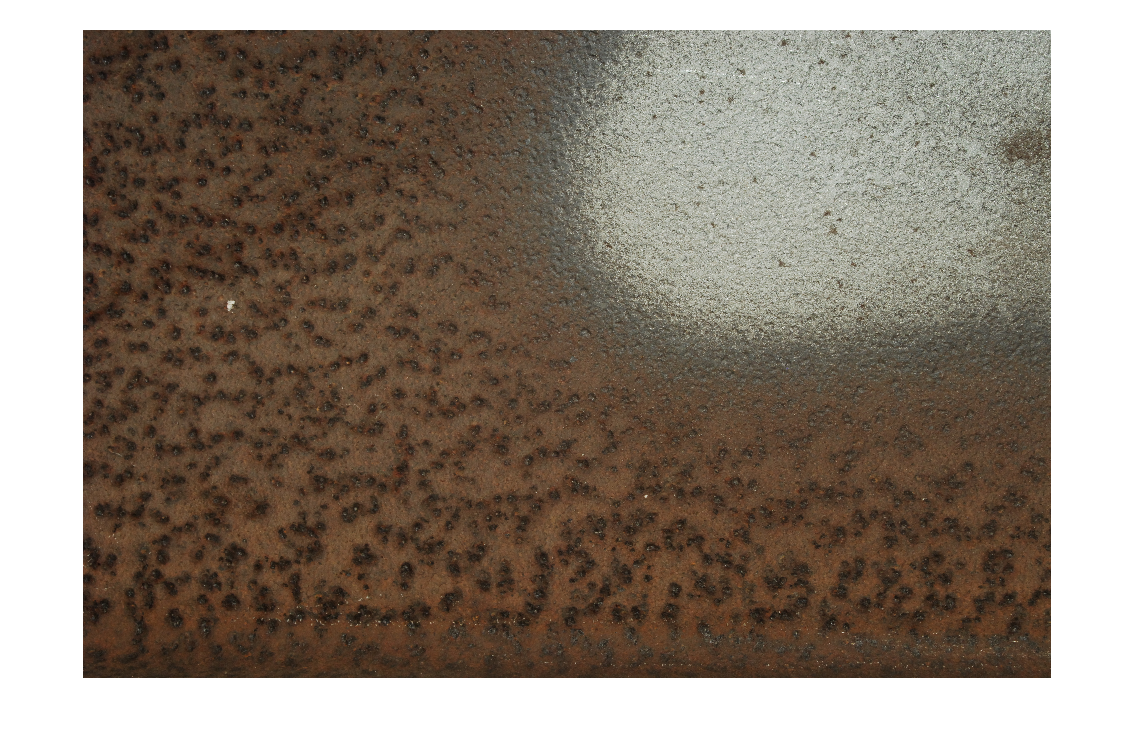
%> input picture matlabCode/FindRust-Andrew/untitled.png, 1133 x 734 px
$ octave --eval "imag_prac_MAIN;"   (GNU Octave 9; MATLAB toolbox functions it lacks are replaced by stand-ins)
%> lines starting %> are read from the running program, lines starting %| are printed output that depends on the picture; in (x1, y1, x2, y2) boxes, pixels count from 0 and x2, y2 are one past the last pixel; in counts of white or black regions, pixels touching at a corner belong together; the program's own positions count from 1
function imag_prac_MAIN()
close all;clear all;imtool close all;

%PROG OPTIONS
options.    display_I_details=1;
options.    use_image_tool=1;
options.    show_image_breakdown=1;
options.    change_contrast=1;
    options.    save_new_contrast_file=0;

options.    perform_morphological_operation=0;
    options.    change_background=1;
        options.    save_new_background_file=0;
        options.    change_background_then_contrast=1;
            options.    save_change_background_then_contrast=0;
            options.    do_bin_representation=1;
                options.    pseudo_color_of_bin_rep=0;
                options.    bind_sections_and_plot=1;

options.    warp_object_to_3D_shape=0;
options.    select_region=0;
options.    dofunnycolorstuff=0;
options.    rotation=0;
options.    crop=0;
options.    transform=0;


%Choose picture file
options.     pic_choice=1;
options.    fname{1}={'untitled.png'};
% [7 lines of commented-out code are left out]


level_grey_threshhold=false;

%image read
I = imread(char(options.fname{options.pic_choice}));
%> I is the input picture: size 734x1133x3 uint8; mean R, G, B 139, 126.7, 114.3
figure;
imshow(I)
title('I');

grey_I=(I(:,:,1)+I(:,:,2)+I(:,:,3))/3;
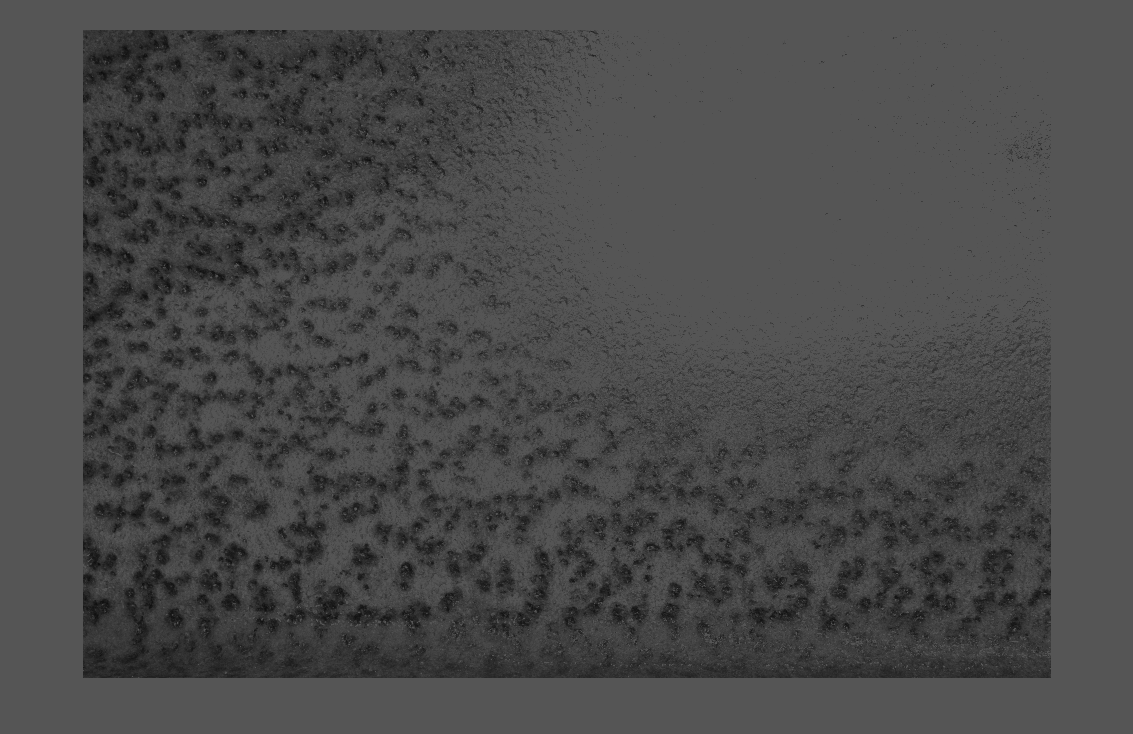
%> grey_I: size 734x1133 uint8; min 11, max 85, mean 73
figure;
imshow(grey_I);
title('grey_I');

if level_grey_threshhold
    level = graythresh(I);
    bw1=im2bw(I,level);
else
    bw1=im2bw(I);
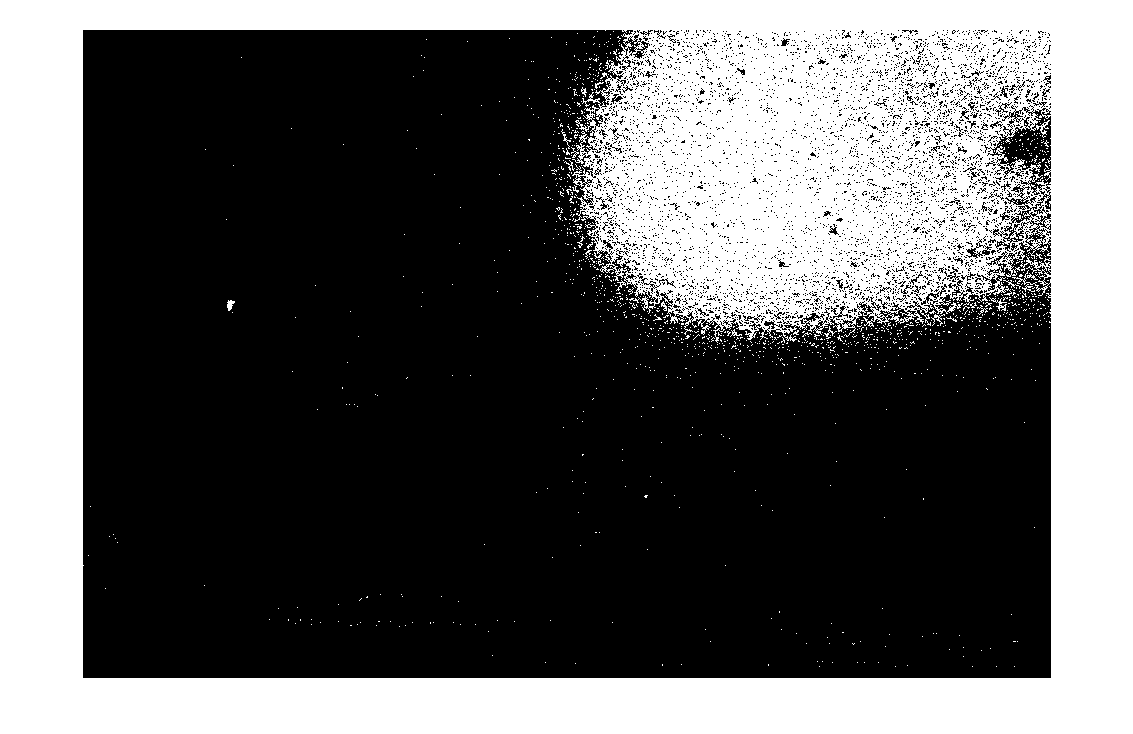
%> bw1: size 734x1133 logical; 38% white; 1374 white regions (1355 under 20 px), largest, box (x1, y1, x2, y2) and area: (0, 0, 1133, 734) 312642, (989, 297, 1007, 311) 70, (227, 300, 235, 311) 54
end
figure;
imshow(bw1);
title('bw2_aftermed');

%this value of 10 should depend upon the size of the original image
med_filter_xy=round(sqrt(size(I,1)*size(I,2)/5000));
%> med_filter_xy = 13

bw2_aftermed = medfilt2(bw1, [med_filter_xy med_filter_xy]);
%> bw2_aftermed: size 734x1133 logical; 39.1% white; 14 white regions (13 under 20 px), largest, box (x1, y1, x2, y2) and area: (0, 0, 1133, 734) 325490
figure;
imshow(bw2_aftermed);
title('bw2_aftermed');

canny_edge=edge(uint8(bw2_aftermed*255),'canny');
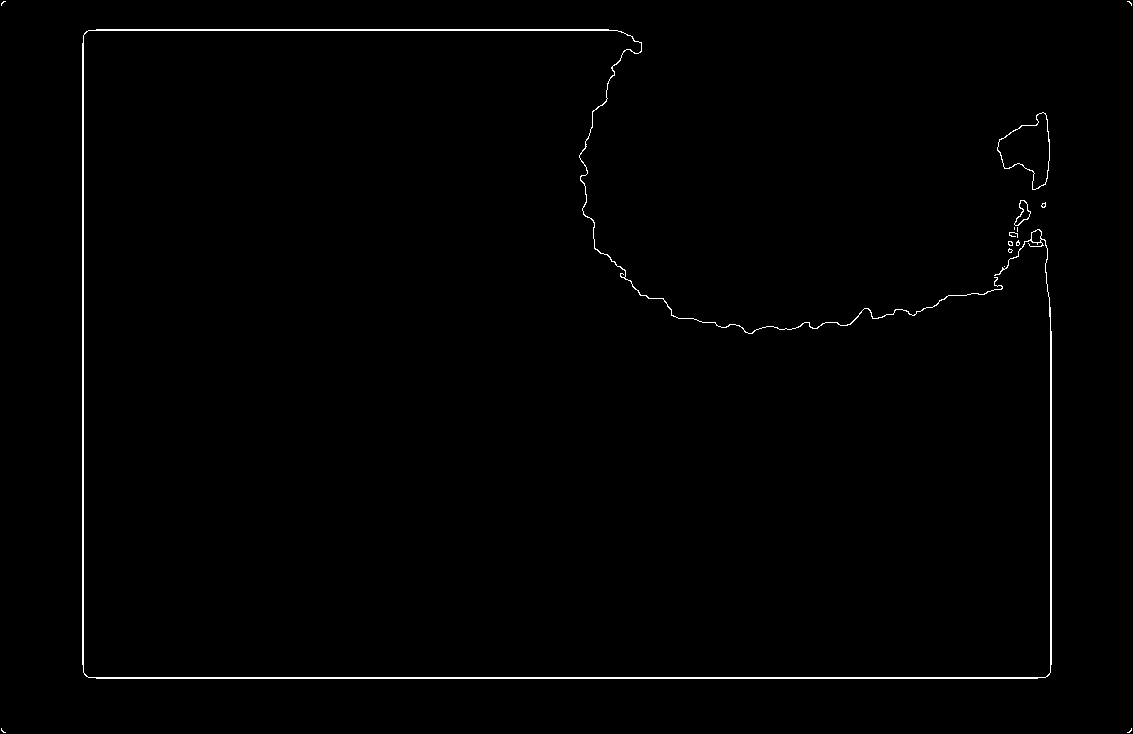
%> canny_edge: size 734x1133 logical; 0.78% white in thin lines or dots
figure;
imshow(canny_edge);
title('canny_edge');

scalling_fac=100;
canny_edge_scalled=canny_edge*scalling_fac;
%> canny_edge_scalled: size 734x1133 double; values 0 (black) and 100 (white), 0.78% white in thin lines or dots
figure;
new_grey=uint8(canny_edge_scalled)+grey_I;
imshow(new_grey);
title('new_grey');


new_I(:,:,1)=uint8(canny_edge_scalled)+I(:,:,1);
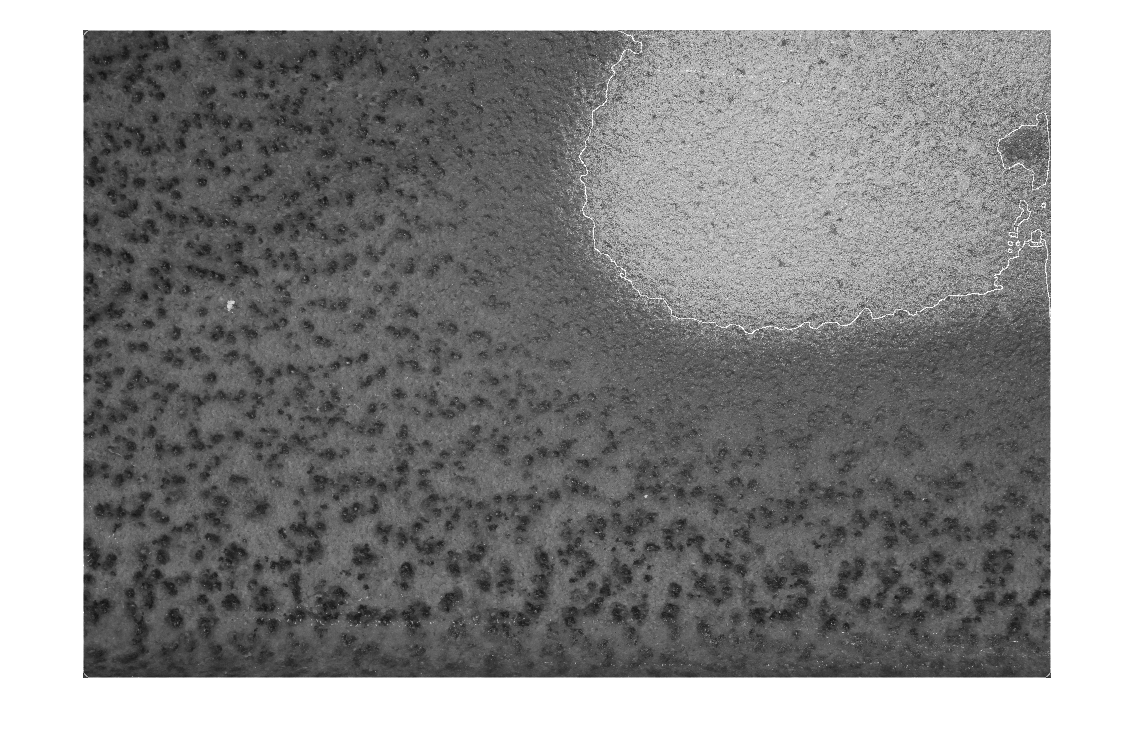
%> new_I: size 734x1133 uint8; min 16, max 255, mean 139.5
new_I(:,:,2)=uint8(canny_edge_scalled)+I(:,:,2);
new_I(:,:,3)=uint8(canny_edge_scalled)+I(:,:,3);
%> new_I: size 734x1133x3 uint8
figure;
imshow(new_I);
title('new_I');


afterwatershed = watershed(bw2_aftermed);
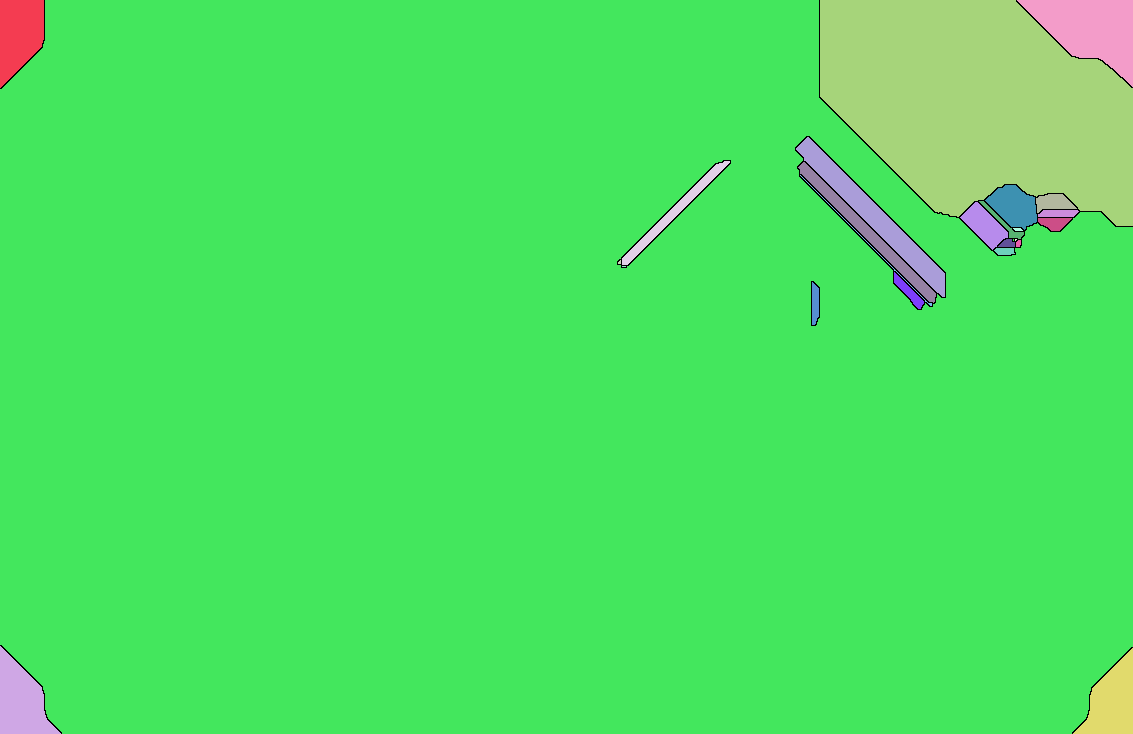
%> afterwatershed: size 734x1133 uint8; 27 distinct labels, from 0 to 26; one colour per label, 0 black
figure;
imshow(afterwatershed);
title('afterwatershed');
return;


%I is a X pixel by Y pixel of RGB colors, Bytes size is the same as the size of the file
    if options.display_I_details; display('IMAGE DETAILS'); display(whos('I')); end

%this gives and interactive interface and you can look at all the pixels etc
    if options.use_image_tool; imtool(I); end

%this will display the image and its histogram breakdown
    if options.show_image_breakdown; plot_I_details(I,'Original Figure & breakdown'); end

%the histeq function to spread the intensity values over the full range of the image
    if options.change_contrast;
        for current_array=1:size(I,3); I2(:,:,current_array) = histeq(I(:,:,current_array));end
        plot_I_details(I2,'Changed Contrast & breakdown');
        %save the file to the same filename with "_newcontr" after it
        if options.save_new_contrast_file; save_images(I2,options,'_newcontr'); end
     end

%Morphological opening is an erosion followed by a dilation, using the same structuring element for both operations.
%The opening operation has the effect of removing objects that cannot completely contain the structuring element
    if options.perform_morphological_operation; perform_morphological_operation(I, options); end

if options.warp_object_to_3D_shape
    %choose shap to warp to
    [x,y,z] = cylinder;
    x=x(:,1:round(size(x,2)/2));
    y=y(:,1:round(size(y,2)/2));
    z=z(:,1:round(size(z,2)/2));
    warp(x,y,z,I);

%     hold on
%     [point_cloud,point_cloud_handle]=draw_point_cloud();
%     warp([point_cloud(1:3:end-1,1)';point_cloud(2:3:end,1)';point_cloud(2:3:end,1)'],...
%          [point_cloud(1:3:end-1,2)';point_cloud(2:3:end,2)';point_cloud(2:3:end,2)'],...
%          [point_cloud(1:3:end-1,3)';point_cloud(2:3:end,3)';point_cloud(2:3:end,3)'],I)

end

%select a specific region worth of pixels for analysis
if options.select_region
    c = [222 272 300 270 221 194];
    r = [21 21 75 121 121 75];
    BW = roipoly(I,c,r);
    plot_I_details(BW,'specific region');
end

if options.do_bin_representation
    do_bin_representation(I,options,1);
end

%do some addition subtraction on the images and see what comes out
if options.dofunnycolorstuff
    figure
    imshow(I,'DisplayRange',[]), colorbar
    % I2(:,:,1) = (I(:,:,2)+I(:,:,3))/2;
    % I2(:,:,2) =I(:,:,2);I2(:,:,3) =I(:,:,3);
    I2(:,:,1)=I(:,:,1)-I(:,:,1);
    I2(:,:,2)=I(:,:,2);
    I2(:,:,3)=I(:,:,3);

    plot_I_details(I2,'funny colors remoulded together');
end

%rotate around, I define value of i (deg)
if options.rotation; warning off;for i=1:1;imrotate(I,i);drawnow;end;warning on;end

%crop image and put a border around cropped bit on main image
if options.crop
    figure;
    subplot(1,2,1);imshow(I);hold on;
    plot([100,100,200,200,100],[150,250,250,150,150]);
    subplot(1,2,2);imshow(I2);
end

% do Transform (movement)
if options.transform
    cb=checkerboard;
    xform = [1,0,0;0,1,0;40,40,1];
    tform_translate = maketform('affine',xform);
    [cb_trans xdata ydata]= imtransform(cb, tform_translate);
    cb_trans2 = imtransform(cb, tform_translate,'XData',[1 (size(cb,2)+xform(3,1))],'YData', [1 (size(cb,1)+xform(3,2))],'FillValues', .7 );
    %draw it up
    figure;
    subplot(1,2,1); imshow(cb);
    subplot(1,2,2); imshow(cb_trans2);
end
